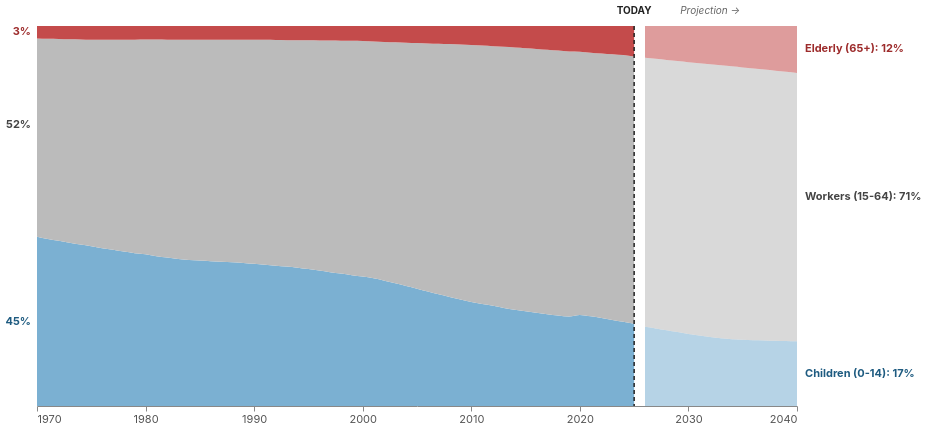

The Vega-Lite source for this figure:
### Vega-Lite specification from a JSON file in a GitHub repository (floating-point values rounded to 4 significant figures; data arrays with more than 128 entries replaced by an {"elided": "..."} marker saying what was removed)
{"$schema": "https://vega.github.io/schema/vega-lite/v5.json", "title": {"text": null, "subtitle": ["Composition of Malaysia's population by age group, 1970 → 2040. Each band = % of total population.", "Children (blue) have halved. Workers (grey) have peaked. The elderly (red) wedge is the engine of what comes next."], "subtitleFontSize": 11, "subtitleColor": "#666", "anchor": "start", "fontSize": 20, "offset": 12}, "width": 760, "height": 380, "data": {"values": {"elided": "213 records"}}, "layer": [{"description": "Stacked area — historical portion.", "transform": [{"filter": "datum.source === 'historical'"}], "mark": {"type": "area", "interpolate": "monotone"}, "encoding": {"x": {"field": "year", "type": "quantitative", "scale": {"domain": [1970, 2040]}, "axis": {"title": null, "format": "d", "values": [1970, 1980, 1990, 2000, 2010, 2020, 2030, 2040], "labelFontSize": 11, "labelColor": "#555", "grid": false}}, "y": {"field": "pct", "type": "quantitative", "stack": "normalize", "axis": {"title": "% of population", "titleFontSize": 11, "titleColor": "#666", "labelFontSize": 10, "labelColor": "#888", "format": ".0%", "grid": true, "gridDash": [2, 4], "gridColor": "#eee"}}, "color": {"field": "band", "type": "nominal", "scale": {"domain": ["0-14", "15-64", "65+"], "range": ["#7bb0d2", "#bbbbbb", "#c44b4b"]}, "legend": null}, "order": {"field": "band", "type": "nominal", "sort": ["0-14", "15-64", "65+"]}}}, {"description": "Stacked area — projection portion (lighter).", "transform": [{"filter": "datum.source === 'projection'"}], "mark": {"type": "area", "interpolate": "monotone", "opacity": 0.55}, "encoding": {"x": {"field": "year", "type": "quantitative"}, "y": {"field": "pct", "type": "quantitative", "stack": "normalize"}, "color": {"field": "band", "type": "nominal", "scale": {"domain": ["0-14", "15-64", "65+"], "range": ["#7bb0d2", "#bbbbbb", "#c44b4b"]}, "legend": null}, "order": {"field": "band", "type": "nominal", "sort": ["0-14", "15-64", "65+"]}}}, {"description": "Vertical rule at 2025 (today/projection boundary).", "data": {"values": [{"year": 2025}]}, "mark": {"type": "rule", "color": "#222", "strokeDash": [4, 3], "strokeWidth": 1.5}, "encoding": {"x": {"field": "year", "type": "quantitative"}}}, {"description": "'TODAY' label above the rule.", "data": {"values": [{"year": 2025, "y": 1.04, "label": "TODAY"}]}, "mark": {"type": "text", "fontSize": 10, "fontWeight": "bold", "color": "#222", "align": "center"}, "encoding": {"x": {"field": "year", "type": "quantitative"}, "y": {"field": "y", "type": "quantitative", "scale": {"domain": [0, 1]}, "axis": null}, "text": {"field": "label"}}}, {"description": "'Projection →' label.", "data": {"values": [{"year": 2032, "y": 1.04, "label": "Projection →"}]}, "mark": {"type": "text", "fontSize": 10, "fontStyle": "italic", "color": "#666", "align": "center"}, "encoding": {"x": {"field": "year", "type": "quantitative"}, "y": {"field": "y", "type": "quantitative", "scale": {"domain": [0, 1]}, "axis": null}, "text": {"field": "label"}}}, {"description": "Band labels on the right (2040 values).", "data": {"values": [{"year": 2040, "y": 0.085, "label": "Children (0-14): 17%", "color": "#1e5b80"}, {"year": 2040, "y": 0.55, "label": "Workers (15-64): 71%", "color": "#444"}, {"year": 2040, "y": 0.94, "label": "Elderly (65+): 12%", "color": "#9d2c2c"}]}, "mark": {"type": "text", "align": "left", "dx": 8, "fontSize": 11, "fontWeight": "bold"}, "encoding": {"x": {"field": "year", "type": "quantitative"}, "y": {"field": "y", "type": "quantitative", "scale": {"domain": [0, 1]}}, "text": {"field": "label"}, "color": {"field": "color", "type": "nominal", "scale": null, "legend": null}}}, {"description": "Band labels on the left (1970 values).", "data": {"values": [{"year": 1970, "y": 0.22, "label": "45%", "color": "#1e5b80"}, {"year": 1970, "y": 0.74, "label": "52%", "color": "#444"}, {"year": 1970, "y": 0.985, "label": "3%", "color": "#9d2c2c"}]}, "mark": {"type": "text", "align": "right", "dx": -6, "fontSize": 11, "fontWeight": "bold"}, "encoding": {"x": {"field": "year", "type": "quantitative"}, "y": {"field": "y", "type": "quantitative", "scale": {"domain": [0, 1]}}, "text": {"field": "label"}, "color": {"field": "color", "type": "nominal", "scale": null, "legend": null}}}], "config": {"view": {"stroke": null}, "font": "-apple-system, BlinkMacSystemFont, Segoe UI, Roboto, sans-serif"}}
